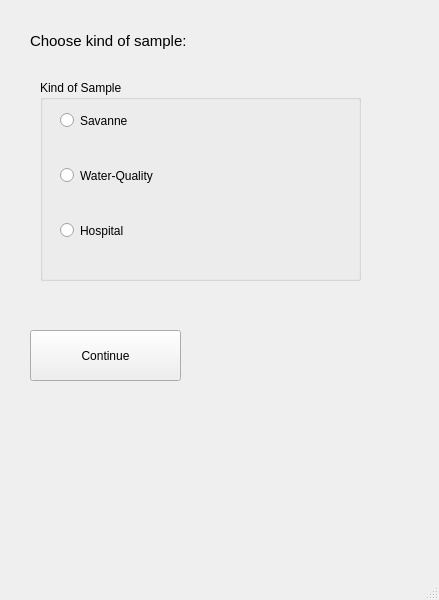
<?xml version="1.0" encoding="UTF-8"?>
<ui version="4.0">
 <class>MainWindow</class>
 <widget class="QMainWindow" name="MainWindow">
  <property name="geometry">
   <rect>
    <x>0</x>
    <y>0</y>
    <width>439</width>
    <height>600</height>
   </rect>
  </property>
  <property name="windowTitle">
   <string>MainWindow</string>
  </property>
  <widget class="QWidget" name="centralwidget">
   <widget class="QLabel" name="label">
    <property name="geometry">
     <rect>
      <x>30</x>
      <y>20</y>
      <width>701</width>
      <height>41</height>
     </rect>
    </property>
    <property name="font">
     <font>
      <pointsize>11</pointsize>
     </font>
    </property>
    <property name="text">
     <string>Choose kind of sample:</string>
    </property>
   </widget>
   <widget class="QPushButton" name="pushButtonForm">
    <property name="geometry">
     <rect>
      <x>30</x>
      <y>330</y>
      <width>151</width>
      <height>51</height>
     </rect>
    </property>
    <property name="text">
     <string>Continue</string>
    </property>
   </widget>
   <widget class="QGroupBox" name="groupBox">
    <property name="geometry">
     <rect>
      <x>40</x>
      <y>80</y>
      <width>321</width>
      <height>201</height>
     </rect>
    </property>
    <property name="title">
     <string>Kind of Sample</string>
    </property>
    <widget class="QRadioButton" name="radioButtonHospital">
     <property name="geometry">
      <rect>
       <x>20</x>
       <y>120</y>
       <width>281</width>
       <height>61</height>
      </rect>
     </property>
     <property name="text">
      <string>Hospital</string>
     </property>
    </widget>
    <widget class="QRadioButton" name="radioButtonWater">
     <property name="geometry">
      <rect>
       <x>20</x>
       <y>70</y>
       <width>261</width>
       <height>51</height>
      </rect>
     </property>
     <property name="text">
      <string>Water-Quality</string>
     </property>
    </widget>
    <widget class="QRadioButton" name="radioButtonSavanne">
     <property name="geometry">
      <rect>
       <x>20</x>
       <y>10</y>
       <width>281</width>
       <height>61</height>
      </rect>
     </property>
     <property name="text">
      <string>Savanne</string>
     </property>
    </widget>
   </widget>
  </widget>
  <widget class="QMenuBar" name="menubar">
   <property name="geometry">
    <rect>
     <x>0</x>
     <y>0</y>
     <width>439</width>
     <height>21</height>
    </rect>
   </property>
  </widget>
  <widget class="QStatusBar" name="statusbar"/>
 </widget>
 <resources/>
 <connections>
  <connection>
   <sender>pushButtonForm</sender>
   <signal>clicked()</signal>
   <receiver>MainWindow</receiver>
   <slot>PushButtonFormHandler()</slot>
   <hints>
    <hint type="sourcelabel">
     <x>270</x>
     <y>257</y>
    </hint>
    <hint type="destinationlabel">
     <x>283</x>
     <y>298</y>
    </hint>
   </hints>
  </connection>
 </connections>
 <slots>
  <slot>PushButtonFormHandler()</slot>
 </slots>
</ui>
